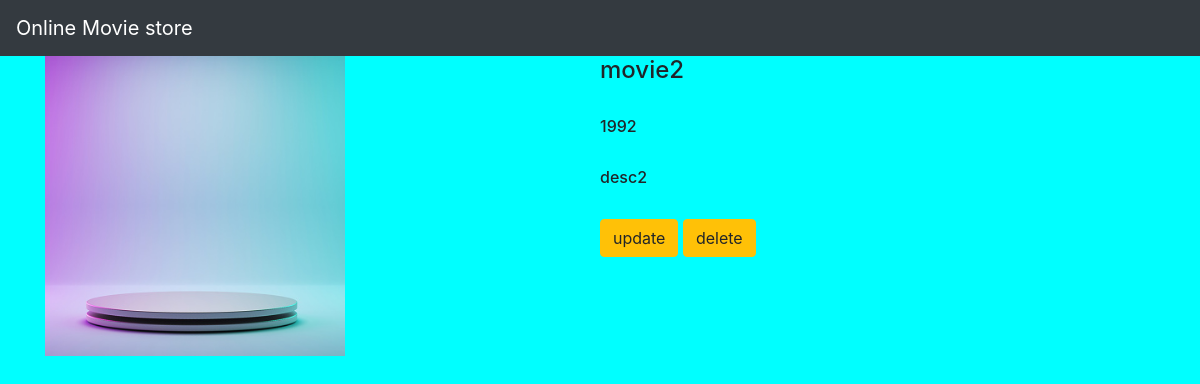
The app's page /movie/4/ with its own data.
### movieapp/models.py (models this page shows, shortened)
class Movie(models.Model):
    name=models.CharField(max_length=250)
    des=models.TextField()
    year=models.IntegerField()
    img=models.ImageField(upload_to='gallery')

### movieapp/views.py (the view)
# urls.py: path('movie/<int:movie_id>/',views.detail,name='detail'),
def detail(request,movie_id):
    movie = Movie.objects.get(id=movie_id)
    return render(request,"detail.html",{'movie':movie})

### templates/detail.html
{% extends 'base.html' %}
{% block body %}
<div class="container">
    <div class="row">
        <div class="col-md-6">
            <img src="{{movie.img.url}}" width="300" height="300">
        </div>
    <div class="col-cmd-6">
        <h4>{{movie.name}}</h4><br>
        <h6>{{movie.year}}</h6><br>
        <h6>{{movie.des}}</h6><br>
        <a class= "btn btn-warning" href="{% url 'update' movie.id %}">update</a>
        <a class= "btn btn-warning" href="{% url 'delete' movie.id %}">delete</a>
    </div>
    </div>
</div>
        {% endblock %}

### static/style.css (style rules this page uses)
body { background-color:aqua; }

### records on screen
Movie: img (picture), name "movie2", year "1992", des "desc2"
